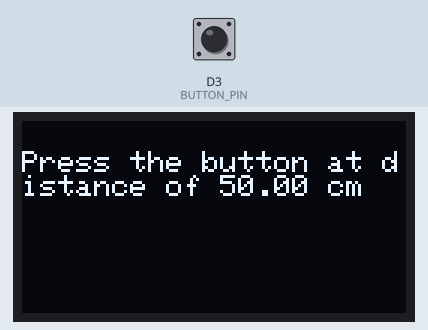
Recording of a sketch running on a simulated ESP8266 (NodeMCU). On the bench: 128×64 one-colour display. Inputs (shaded band) come from the test bench; at power-on: D3 (BUTTON_PIN) HIGH. WiFi joins after 1.5 s; servers stay silent unless stated; what the sketch prints to the serial monitor is not drawn.

Above: at 2.3 s.
2.4 s: D3 (BUTTON_PIN) pulled LOW for 0.15 s
At 3.5 s:
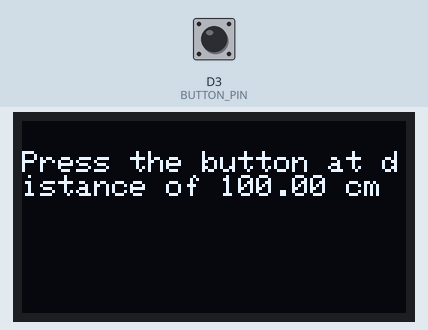
4.0 s: D3 (BUTTON_PIN) pulled LOW for 1 s
6.5 s: D3 (BUTTON_PIN) pulled LOW for 0.15 s
At 7.3 s:
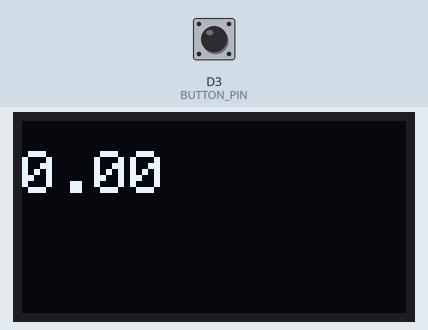
Timing chart, 0 to 9.5 s (numbered marks = the images above; inputs shaded):
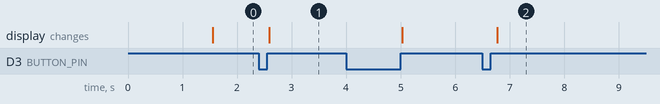

Measured:
- after the input at 2.4 s, the display: changes after 0.19 s (image 1)
- after the input at 6.5 s, the display: changes after 0.27 s (image 2)

The sketch:

find_n_and_calculate_distance__calibration_.ino
```cpp
#include <ESP8266WiFi.h>
#include <math.h>
#include "Kalman.h"
#include <Wire.h>
#include <Adafruit_GFX.h>
#include <Adafruit_SSD1306.h>
#include <String.h>

#define BUTTON_PIN D3 // the number of the pushbutton pin

#define SCREEN_WIDTH 128 // OLED display width, in pixels
#define SCREEN_HEIGHT 64 // OLED display height, in pixels
// Declaration for an SSD1306 display connected to I2C (SDA, SCL pins)
Adafruit_SSD1306 display(SCREEN_WIDTH, SCREEN_HEIGHT, &Wire, -1);


#define distances_cal_length 3
int currentState;                      // the current reading from the input pin
double distances[distances_cal_length] = {0.5, 1, 1.5}; // distances in meters for "calibration" at new environment
                                       // distances[1] is the parameter d0
int dist_index = 0;                    // index
int change_dist = 0;                   // false
int number_of_samples = 0;

double RSSI[3] = {0, 0, 0}; // average RSSIs at closest, middle and farthest distances
double B_param = 0;           //RSSI[1] will be the parameter B
double n_param_0 = 0; // n parameter from closest distance
double n_param_2 = 0; // n parameter from farthest distance
double n_param_avg = 0;


double measurement, filteredMeasurement;
Kalman myFilter(0.125, 32, 1023, 0); // suggested initial values for high noise filtering


const char *ssid = "TREASURE1";
const char *password = "password1";
/////////////////////////////////////////
//functions declarations
void getDistAverage(int pointsNumber=20);
void getDistKalmanFilter(int pointsNumber=7);
void find_parameters();
void get_wifi_data();
void write_text(String txt, int size=1);

void setup()
{
  Serial.begin(9600);
  pinMode(BUTTON_PIN, INPUT_PULLUP);

  Serial.printf("Connecting to %s ", ssid);
  WiFi.begin(ssid, password);
  while (WiFi.status() != WL_CONNECTED)
  {
    delay(500);
    Serial.println("Not connected");
  }
  Serial.println(" Connected");
  if(!display.begin(SSD1306_SWITCHCAPVCC, 0x3C)) { // Address 0x3D for 128x64
    Serial.println(F("SSD1306 allocation failed"));
    for(;;);
  }
  find_parameters();
}

void loop()
{
  //getDistAverage();
  getDistKalmanFilter();

}

//find and save n_param_avg and B_param parameters
void find_parameters()
{
  get_wifi_data();
  B_param=RSSI[1];
  //now RSSI[1] is the parameter B, distances[1] is the parameter d0
  n_param_0 = (B_param - RSSI[0])/(10*log10(distances[0]/distances[1]));
  n_param_2 = (B_param - RSSI[2])/(10*log10(distances[2]/distances[1]));

  n_param_avg=(n_param_0+n_param_2)/2;

  for (int i = 0; i < distances_cal_length; i++)
  {
    Serial.print(RSSI[i]);
    Serial.print('\t');
  }
  Serial.println(" ");
  Serial.print("average n parameter is: ");
  Serial.println(n_param_avg);
}

//get average RSSI values at three distances
void get_wifi_data()
{
  // Serial.print("Press the button at distance of ");
  // Serial.print(distances[dist_index]*100);
  // Serial.println( " cm" );
    write_text("Press the button at distance of "+String(distances[dist_index]*100) + " cm");

  while (dist_index < distances_cal_length)
  {
    measurement = WiFi.RSSI();
    currentState = digitalRead(BUTTON_PIN);


    if (currentState == LOW)
    {                  // pressing the button when we stay at the same place
      change_dist = 1; // true, noe when the button will be released we want to be at the next distance
      number_of_samples++;

      RSSI[dist_index] += measurement;
    }
    else if (change_dist)
    { // the button was pressed and released

      RSSI[dist_index] = RSSI[dist_index] / number_of_samples;

      dist_index = dist_index + 1;
      number_of_samples = 0;
      change_dist = 0;
      if (dist_index < distances_cal_length){ //to prevent printing it at the last time, when we do not need to press the button
        write_text("Press the button at distance of "+String(distances[dist_index]*100)+" cm");
      }
    }

    delay(20);
  }
}


void getDistAverage(int pointsNumber)
{
  double cur_rssi, cur_dist;
  double toal_rssi = 0, total_dist=0;

  for (int i = 0; i < pointsNumber; i++)
  {
    cur_rssi= WiFi.RSSI();
    toal_rssi += cur_rssi;
    cur_dist = pow(10,((B_param-cur_rssi)  / (10*n_param_avg))  + log10(distances[1])  );
    total_dist +=cur_dist;


    delay(10);
  }
  //getting average:
  double average_rssi = toal_rssi / pointsNumber;
  double dist1 = pow(10,((B_param-average_rssi)  / (10*n_param_avg))  + log10(distances[1])  );
  double dist2 = total_dist/pointsNumber;

  Serial.print("dist1, ");
  Serial.print(dist1);
  Serial.print(", ");
  Serial.print("dist2, ");
  Serial.println(dist2);

  // return averageRSSI;
}

void getDistKalmanFilter(int pointsNumber)
{
  double total_rssi = 0;
  double dist;
  for (int i = 0; i < pointsNumber; i++)
  {
    total_rssi +=  myFilter.getFilteredValue(WiFi.RSSI());
    delay(10);
  }
  double avg_rssi = total_rssi/pointsNumber;
  dist = pow(10,((B_param-avg_rssi)  / (10*n_param_avg))  + log10(distances[1])  );
  write_text(String(dist),2);

//  Serial.print("dist, ");
//  Serial.println(dist);
  delay(10);
}


void write_text(String txt,int size){
 display.clearDisplay();

 display.setTextSize(size);
 display.setTextColor(WHITE);
 display.setCursor(0, 10);
 // Display static text
 display.println(txt);
 display.display();
}
```

Kalman.h
```cpp
/* A simplified one dimensional Kalman filter implementation - actually a single variable low pass filter ;-)
   Based on: http://interactive-matter.eu/blog/2009/12/18/filtering-sensor-data-with-a-kalman-filter/
*/

#ifndef _Kalman_h
#define _Kalman_h

class Kalman {
  private:
    /* Kalman filter variables */
    double q; //process noise covariance
    double r; //measurement noise covariance
    double x; //value
    double p; //estimation error covariance
    double k; //kalman gain

  public:
    Kalman(double process_noise, double sensor_noise, double estimated_error, double intial_value) {
      /* The variables are x for the filtered value, q for the process noise,
         r for the sensor noise, p for the estimated error and k for the Kalman Gain.
         The state of the filter is defined by the values of these variables.

         The initial values for p is not very important since it is adjusted
         during the process. It must be just high enough to narrow down.
         The initial value for the readout is also not very important, since
         it is updated during the process.
         But tweaking the values for the process noise and sensor noise
         is essential to get clear readouts.

         For large noise reduction, you can try to start from: (see http://interactive-matter.eu/blog/2009/12/18/filtering-sensor-data-with-a-kalman-filter/ )
         q = 0.125
         r = 32
         p = 1023 //"large enough to narrow down"
         e.g.
         myVar = Kalman(0.125,32,1023,0);
      */
        this->q = process_noise;
        this->r = sensor_noise;
        this->p = estimated_error;
        this->x = intial_value; //x will hold the iterated filtered value
    }

    double getFilteredValue(double measurement) {
      /* Updates and gets the current measurement value */
      //prediction update
      //omit x = x
      this->p = this->p + this->q;

      //measurement update
      this->k = this->p / (this->p + this->r);
      this->x = this->x + this->k * (measurement - this->x);
      this->p = (1 - this->k) * this->p;

      return this->x;
    }

    void setParameters(double process_noise, double sensor_noise, double estimated_error) {
        this->q = process_noise;
        this->r = sensor_noise;
        this->p = estimated_error;
    }

    void setParameters(double process_noise, double sensor_noise) {
        this->q = process_noise;
        this->r = sensor_noise;
    }

    double getProcessNoise() {
      return this->q;
    }

    double getSensorNoise() {
      return this->r;
    }

    double getEstimatedError() {
      return this->p;
    }
};

#endif
```
